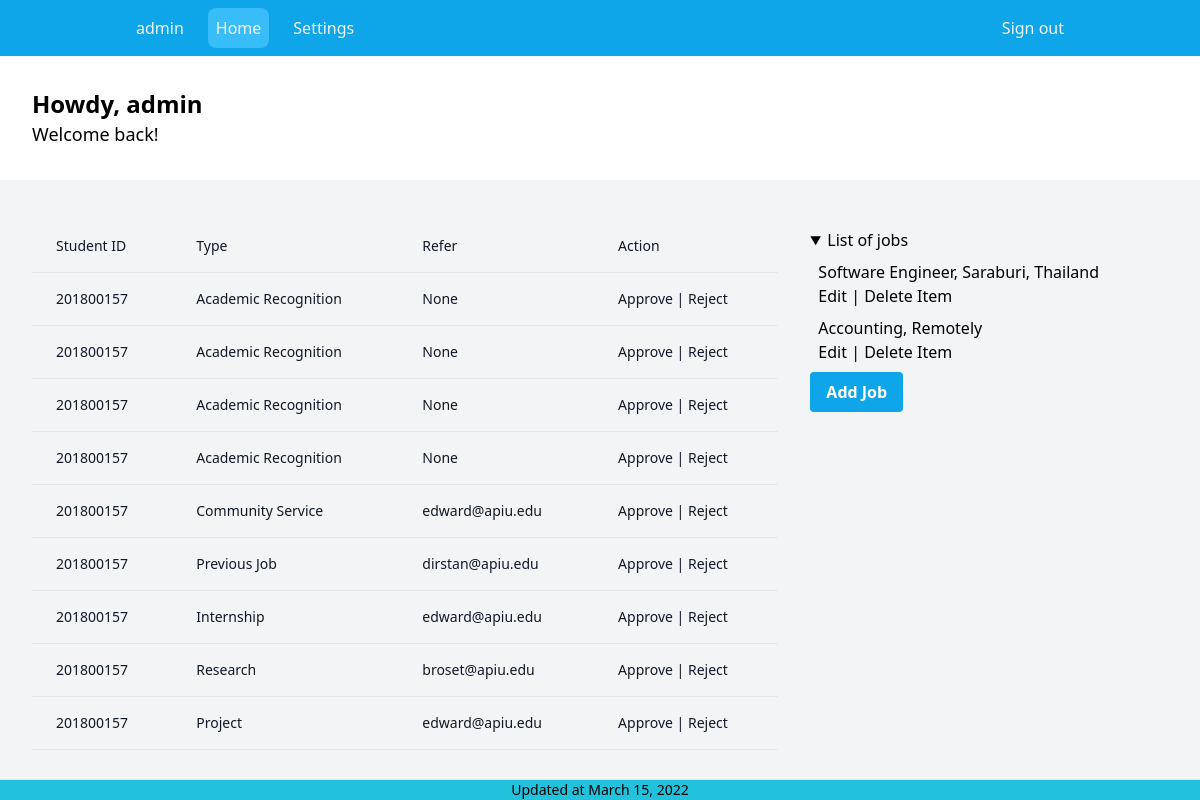
The page /manager (signed in) on the database its author committed.
### spapp/models.py (models this page shows, shortened)
class Activity(models.Model):
    student = models.ForeignKey(Student, on_delete=models.CASCADE)
    activity_name = models.CharField(max_length=30, null=True)
    description = models.TextField(null=True)
    from_date = models.DateField(null=True)
    to_date = models.DateField(null=True)
    validator = models.ForeignKey(
        Validator, null=True, on_delete=models.SET_NULL)
    verification_status = models.BooleanField(default=False)
    rewarded_points = models.IntegerField(default=0)

class Student(models.Model):
    user = models.OneToOneField(User, on_delete=models.CASCADE)
    id_number = models.CharField(max_length=10, unique=True, null=True)
    date_of_birth = models.DateField(null=True)
    nationality = models.CharField(max_length=30, null=True)
    major = models.ForeignKey(Major, on_delete=models.CASCADE, null=True)
    bio_char = models.CharField(max_length=200, null=True)
    interests = models.CharField(max_length=100, null=True)
    phone_number = models.CharField(max_length=12, null=True)
    image = models.ImageField(
        upload_to='theme/static/user_image', null=True, default="theme/static/user_image/default-image.png")
    website = models.CharField(max_length=50, null=True)

class Validator(models.Model):
    name = models.CharField(max_length=50)
    phone_number = models.CharField(max_length=50)
    email = models.CharField(max_length=50)
    verified = models.BooleanField(default=False)
    created_by = models.ForeignKey(User, null=True, on_delete=models.SET_NULL)
    def __str__(self):
        return f"{self.email}"

class Job(models.Model):
    created_by = models.ForeignKey(User, on_delete=models.SET_NULL, null=True)
    title = models.CharField(max_length=50)
    description = models.TextField(null=True)
    location = models.CharField(max_length=50, null=True)
    email = models.EmailField(null=True)
    phone_number = models.CharField(max_length=20, null=True)
    website = models.CharField(max_length=50, null=True)
    def __str__(self):
        return f"{self.title}, {self.location}"

### spapp/views.py (the view, shortened to what this page needs)
# urls.py: path("manager", views.AdminDashboard.as_view(), name="manager_dashboard"),
@method_decorator(decorators, name='dispatch')
class AdminDashboard(LoginRequiredMixin, generic.TemplateView):
    login_url = "spapp:login"
    template_name = "pages/manager/dashboard.html"
    form_job = JobForm
    def get_context_data(self, **kwargs):
        context = super().get_context_data(**kwargs)
        try:
            context = {
                'activities': Activity.objects.all(),
                'form_job': self.form_job(),
                'jobs': Job.objects.all(),
            }
            return context
        except:
            messages.add_message(
                self.request, messages.WARNING, "You are not the admin")
            return context

### theme/templates/pages/manager/dashboard.html (shortened to what this page needs)
{% extends 'components/manager/layout.html' %}
{% block content %}
  <section class="py-8 px-4 md:px-8 xl:px-48  flex justify-between  gap-4 flex-col lg:flex-row ">
    <div>
      <p class="text-xl md:text-2xl xl:text-3xl font-bold">Howdy, {{ user }}</p>
      <span class="text-lg">Welcome back!</span>
    </div>
  </section>
<section class="py-8 px-4 md:px-8 xl:px-48 bg-gray-100 flex justify-between  gap-4 flex-col lg:flex-row ">
  <div class="w-full lg:w-2/3">
    <div class="flex flex-col">
  <div class="overflow-x-auto sm:-mx-6 lg:-mx-8">
    <div class="py-2 inline-block min-w-full sm:px-6 lg:px-8">
      <div class="overflow-hidden">
        <table class="min-w-full">
          <thead class="border-b">
            <tr>
              <th scope="col" class="text-sm font-medium text-gray-900 px-6 py-4 text-left">
                Student ID
              </th>
              <th scope="col" class="text-sm font-medium text-gray-900 px-6 py-4 text-left">
                Type
              </th>
              <th scope="col" class="text-sm font-medium text-gray-900 px-6 py-4 text-left">
                Refer
              </th>
              <th scope="col" class="text-sm font-medium text-gray-900 px-6 py-4 text-left">
                Action
              </th>
            </tr>
          </thead>
          <tbody>
            {% for activity in activities %}
            <tr class="border-b">
              <td class="px-6 py-4 whitespace-nowrap text-sm font-medium text-gray-900">{{ activity.student.id_number }}</td>
              <td class="text-sm text-gray-900 font-light px-6 py-4 whitespace-nowrap">
                {{ activity.activity_name }}
              </td>
              <td class="text-sm text-gray-900 font-light px-6 py-4 whitespace-nowrap">
                {{ activity.validator}}
              </td>
              <td class="text-sm text-gray-900 font-light px-6 py-4 whitespace-nowrap">
                Approve | Reject
              </td>
            </tr>
            {% endfor %}
          </tbody>
        </table>
      </div>
    </div>
  </div>
</div>
  </div>
  <div class="w-auto lg:w-1/3 p-4">
{% include 'components/manager/job/list.html' with title="jobs" data=jobs %}
            <button class="bg-sky-500 hover:bg-sky-700 text-white font-bold py-2 px-4 rounded" onClick="handleAddJob()">
              Add Job
            </button>
  </div>
</section>
{% endblock %}

### theme/templates/components/manager/header.html (shortened to what this page needs)
{% with home="/manager" settings="/manager/settings" rp=request.get_full_path %}
<div class="px-16 md:px-32 xl:px-48 bg-sky-500 py-2 flex justify-between w-full text-gray-100">
  <div class="flex gap-4">
    <a class="p-2">{{ user }}</a>
    <a class='p-2 {% if rp == home %} bg-sky-400 rounded-lg  {% endif %}' href="{{ home }}"> Home </a>
    <a class='p-2 {% if rp == settings %} bg-sky-400 rounded-lg  {% endif %}' href="{{ settings }}"> Settings </a>
  </div>
  <a href="{% url 'spapp:logout' %}" class="p-2 rounded-lg hover:bg-red "> Sign out </a>
</div>
{% endwith %}

### theme/templates/components/manager/job/list.html (shortened to what this page needs)
<details open>
  <summary> List of {{ title }} </summary>
  <div class="p-2">
    <ul class="list-none flex flex-col gap-2">
      {% for item in data %}
      <li class="">{{ item }}
        <div id="jb-{{ item.pk }}">
          <button onClick=edit_job("{{ item.pk }}")> Edit </button> |
          <button onClick=delete_job("{{ item.pk}}")>Delete Item</button>
        </div>
      </li>
      {% endfor %}
    </ul>
  </div>
</details>

### rows shown on the page
Activity: student.id_number "201800157", activity_name "Academic Recognition", validator "None"
Activity: student.id_number "201800157", activity_name "Academic Recognition", validator "None"
Activity: student.id_number "201800157", activity_name "Academic Recognition", validator "None"
Activity: student.id_number "201800157", activity_name "Academic Recognition", validator "None"
Activity: student.id_number "201800157", activity_name "Community Service", validator "edward@apiu.edu"
Activity: student.id_number "201800157", activity_name "Previous Job", validator "dirstan@apiu.edu"
Activity: student.id_number "201800157", activity_name "Internship", validator "edward@apiu.edu"
Activity: student.id_number "201800157", activity_name "Research", validator "broset@apiu.edu"
Activity: student.id_number "201800157", activity_name "Project", validator "edward@apiu.edu"
Job: title+location "Software Engineer, Saraburi, Thailand"
Job: title+location "Accounting, Remotely"

### other values the page prints
{{ user }} "admin"
{{ title }} "jobs"
